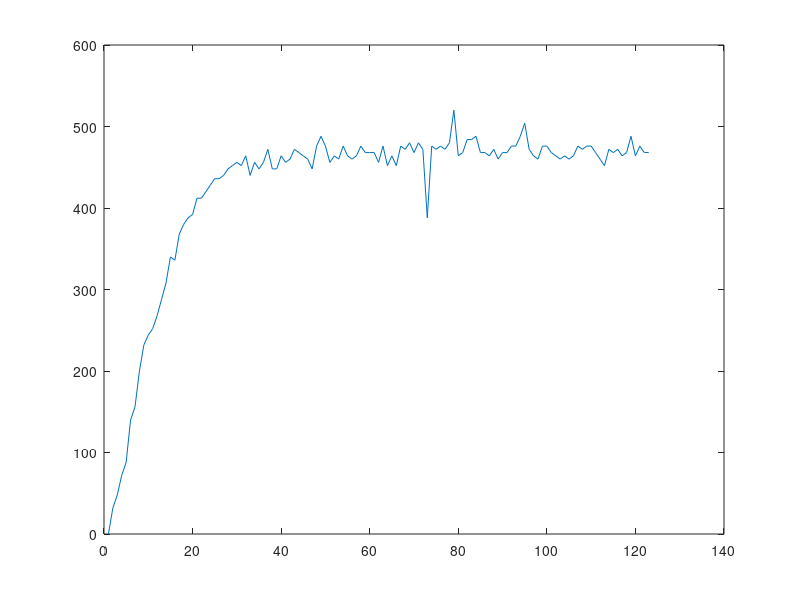
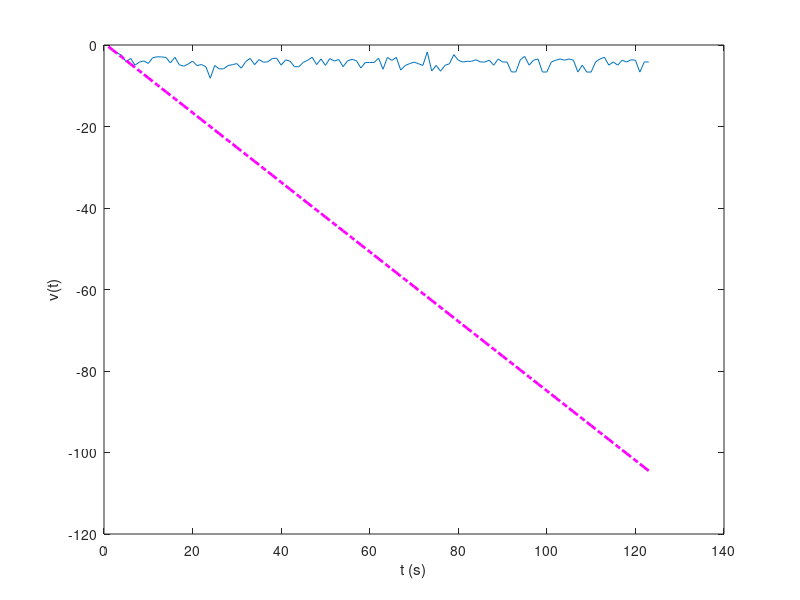

Reproduce these figures in MATLAB, in order. (Note: this script raises an error after producing the figures.)
clear all
clc
data = load('torneira3.txt');
y = data(:,1);
u = data(:,2);

%Amostragem
Ts = 1;
theta = 0;
t = (1:1:140);

y0 = 1000;

ya = y(18:end);
ya = ya - 16;
ua = u(18:end);
for i = 1:123
    if i < 2
        up(i) = 1600;
    else
        up(i) = 3600;
    end
end
up = up - 1600;

ya = ya';
ya = ya - 1000;
ta = t(1:123);
figure(1); 
plot(ta, ya);

%Parametros
K1 = (mean(y(end-20:end)) - mean(y(1:20)))/(up(end) - up(1));

%resp. complementar:
w = log (abs(1 - ya./(K1*up)));
%figure(2); plot(ta, w); xlabel('t (s)'); ylabel('ln(y(t)/(K*u(t)))');

coef = polyfit(ta(2:30),w(2:30),1);

tau = -1/coef(1);

v = log(abs(exp(coef(2))*exp(-(ta)./tau) - (1 - ya./(K1*up))));
coef2 = polyfit(t(2:5),v(2:5),1);
figure(2);  
plot(ta, v); 
xlabel('t (s)'); 
ylabel('v(t)');
hold on; 
plot(ta, coef2(1)*ta + coef2(2), 'm-.', 'LineWidth', 2); %axis([0 18 -8 2]);
tau2 = -1/coef2(1);



G = tf(K1, [tau*tau2  tau+tau2  1], 'ioDelay', theta);
y2 = lsim(G, up, ta);

figure(1);  
hold on; 
plot(ta, y2, 'LineWidth',2); 
xlabel('t (s)'); ylabel('y(t)');

%validacao com outros dados
data = load('torneira4.txt');
y = data(:,1);
u = data(:,2);
ya = y(12:end);
ya = ya - 1015;
ta = ta(1:119);
y2 = y2(1:119);
figure(3); plot(ta, ya);
figure(3);  
hold on; 
plot(ta, y2, 'LineWidth',2); 
xlabel('t (s)'); ylabel('y(t)');